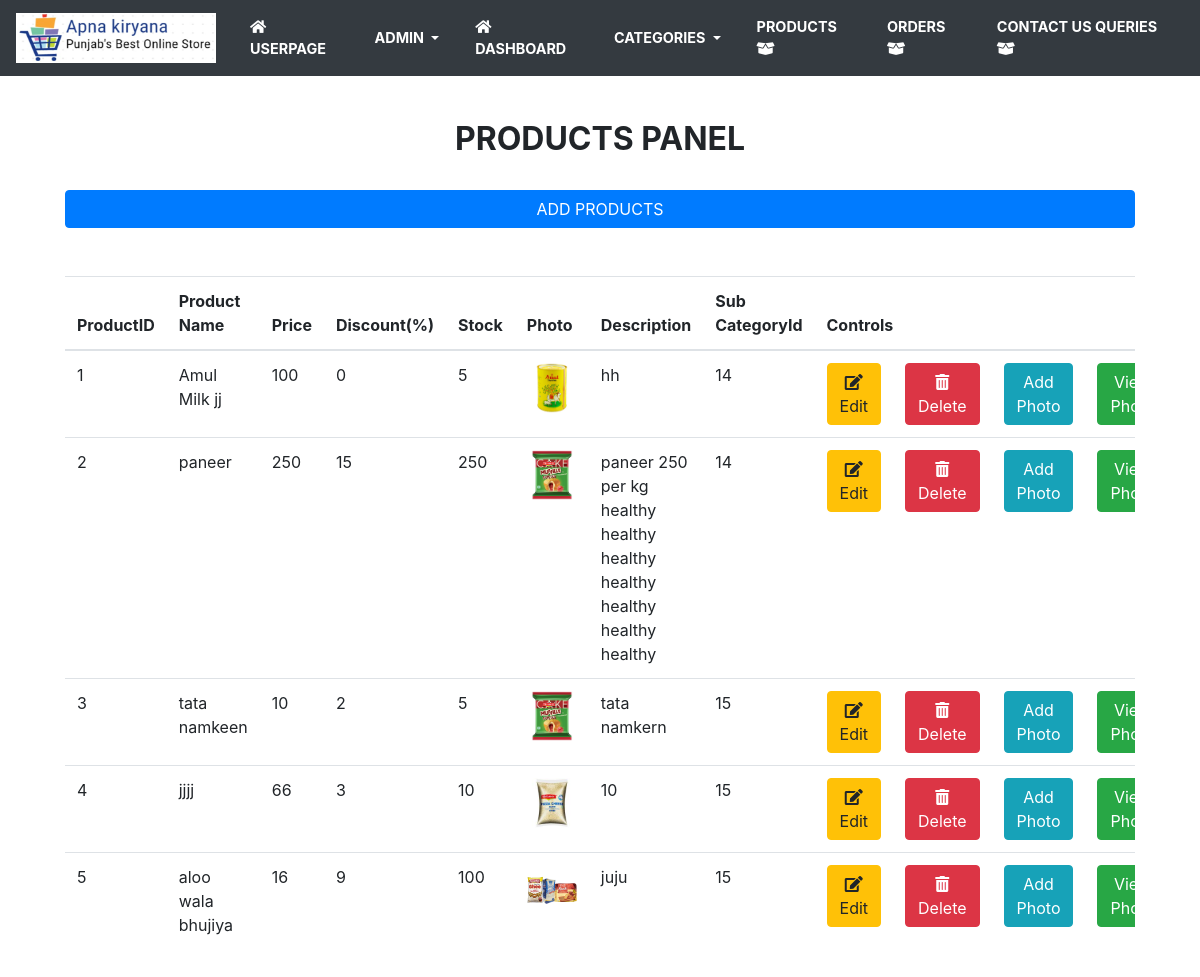
The app's page /products.php (signed in) with its own data.
### tables this page shows
CREATE TABLE `product` (
  `productid` int(10) NOT NULL,
  `productname` varchar(100) NOT NULL,
  `price` float NOT NULL,
  `discount` float NOT NULL,
  `stock` int(10) NOT NULL,
  `photo` varchar(100) NOT NULL,
  `description` text NOT NULL,
  `subcategoryid` int(50) NOT NULL
);

### products.php (the view, shortened to what this page needs)
<!doctype html>
<html lang="en">
<head>
</head>
<body>
<?php
include_once "adminheader2.php";
?>
<div class="container">
<div class="card-body">
<br>
    <h2 class="text-center"><b>PRODUCTS PANEL</b></h2>
    <br>
    <h4 class="box-link"><a href="addproducts.php" class='btn btn-primary btn-block' name="add_subcategories" action="addproducts.php">ADD PRODUCTS</a> </h4>
</div>
				<div class="card-body">
				   <div class="table-stats order-table ov-h table-responsive">
					  <table class="table">
						 <thead>
							<tr>
							   <th>ProductID</th>
							   <th>Product Name</th>
							   <th>Price</th>
							   <th>Discount(%)</th>
							   <th>Stock</th>
							   <th>Photo</th>
                               <th>Description</th>
                               <th>Sub CategoryId</th>
                               <th colspan="4">Controls</th>
							</tr>
						 </thead>
                         <tbody>
        <?php
        include_once "connection.php";
        $srno = 1;
        $selectpro = "select * from product";
        $result = mysqli_query($con, $selectpro);
        while ($row = mysqli_fetch_array($result)) {
            ?>
            <tr>
                <td><?php echo $srno;; ?></td>
                <td><?php echo $row[1]; ?></td>
                <td><?php echo $row[2]; ?></td>
                <td><?php echo $row[3]; ?></td>
                <td><?php echo $row[4]; ?></td>
                <td>
                    <img src="<?php echo $row[5]; ?>" style="width:50px;height:50px" >
                </td>
                <td><?php echo $row[6]; ?></td>
                <td><?php echo $row[7]; ?></td>
                <td><a href='editproducts.php?productid=<?php echo $row[0]; ?>' class='btn btn-warning'> <i class='fas fa-edit'></i> Edit</a></td>
                <td>
                    <form onsubmit="return confirm('Are you Sure to Delete ?')" action="manage_products.php" method="post">
                        <button type="submit" class="btn btn-danger">
                            <i class='fas fa-trash-alt'></i> Delete</button>
                </td>
                <td><a href='addphoto.php?productid=<?php echo $row[0]; ?>' class='btn btn-info'>
                <i class='fas fa-picture-o'></i>Add Photo</a>
                </td>
                <td><a href='viewphoto.php?productid=<?php echo $row[0]; ?>' class='btn btn-success'>
                <i class='fas fa-picture-o'></i>View Photo</a>
                </td>
            </tr>
            <?php
$srno++;
        }
        ?>
    </tbody>
        </table>
        </div>
				</div>
			 </div>
</body>
</html><?php

### adminheader2.php (shortened to what this page needs)
<link rel="stylesheet" href="AdditionalFiles/css/bootstrap.css">
<link rel="stylesheet" href="AdditionalFiles/js/bootstrap.js">
<link rel="stylesheet" href="AdditionalFiles/fontawesome/css/all.css">
<nav class="navbar navbar-expand-lg navbar-dark bg-dark sticky-top">
    <a class="navbar-brand" href="#" style="font-weight: bolder; color: white; font-size:x-large;"><img class="logo"
                                                                                                        src="images/logo2.jpeg"></a>
    <div class="collapse navbar-collapse" id="navbarScroll">
        <ul class="navbar-nav mr-auto">
            <li class="nav-item acitve">
                <a class="nav-link" style=" font-size:medium; font-weight:bold; color: white;" href="userhome.php">
                    <i class="fa fa-home"></i> USERPAGE
                </a>
            </li>
            <li class="nav-item dropdown">
                <a class="nav-link dropdown-toggle" style="font-size:medium; font-weight: bold; color: white;" href="#"
                   id="navbarScrollingDropdown" role="button" data-toggle="dropdown" aria-expanded="false">
                    ADMIN
                </a>
            </li>
            <li class="nav-item acitve">
                <a class="nav-link" style=" font-size:medium; font-weight:bold; color: white;" href="admindashboard.php">
                    <i class="fa fa-home"></i> DASHBOARD
                </a>
            </li>
            <li class="nav-item dropdown">
                <a class="nav-link dropdown-toggle" style="font-size:medium; font-weight: bold; color: white;" href="#"
                   id="navbarScrollingDropdown" role="button" data-toggle="dropdown" aria-expanded="false">
                    CATEGORIES
                </a>
            </li>
            <li class="nav-item">
                <a class="nav-link" style="font-size:medium; font-weight: bold; color: white;"
                   href="products.php">
                    PRODUCTS <i class="fas fa-box-open"></i>
                </a>
            </li>
            <li class="nav-item">
                <a class="nav-link" style="font-size:medium; font-weight: bold; color: white;"
                   href="vieworder.php">
                    ORDERS <i class="fas fa-box-open"></i>
                </a>
            </li>
            <li class="nav-item">
                <a class="nav-link" style="font-size:medium; font-weight: bold; color: white;"
                   href="contactusqueries.php">
                    CONTACT US QUERIES <i class="fas fa-box-open"></i>
                </a>
            </li>
            </ul>
    </div>
</nav>

### adminheader2.php (style rules this page uses)
li { margin: auto 10px; }
.logo { width: 200px; height: 50px; }
.navbar-nav li a { font-size: .9rem !important; }

### records on screen
product: productname "Amul Milk jj", price "100", discount "0", stock "5", photo (picture), description "hh", subcategoryid "14"
product: productname "paneer", price "250", discount "15", stock "250", photo (picture), description "paneer 250 per kg healthy healthy healthy healthy healthy healthy healthy", subcategoryid "14"
product: productname "tata namkeen", price "10", discount "2", stock "5", photo (picture), description "tata namkern", subcategoryid "15"
product: productname "jjjj", price "66", discount "3", stock "10", photo (picture), description "10", subcategoryid "15"
product: productname "aloo wala bhujiya", price "16", discount "9", stock "100", photo (picture), description "juju", subcategoryid "15"
